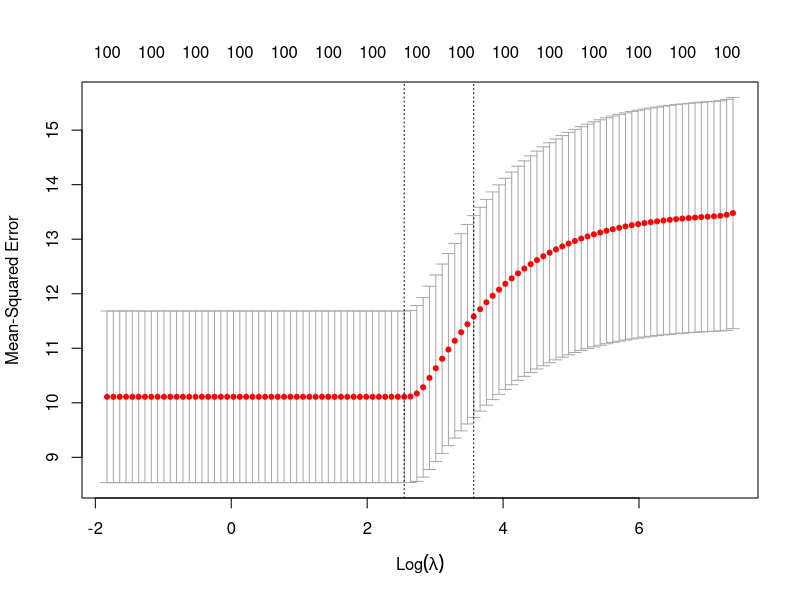

The R source for this figure:
#L03 Ridge Regression
xtr <- matrix(rnorm(100*100),ncol=100)
beta <- c(rep(1,10),rep(0,90))
ytr <- xtr%*%beta + rnorm(100)
library(glmnet)
#for ridge, alpha=0
cv.out <- cv.glmnet(xtr,ytr,alpha=0,nfolds=5)
print(cv.out$cvm)
plot(cv.out)
cat("CV Errors", cv.out$cvm,fill=TRUE)
cat("Lambda with smallest CV Error",
    cv.out$lambda[which.min(cv.out$cvm)],fill=TRUE)
cat("Coefficients", as.numeric(coef(cv.out)),fill=TRUE)
cat("Number of Zero Coefficients",
    sum(abs(coef(cv.out))<1e-8),fill=TRUE)
